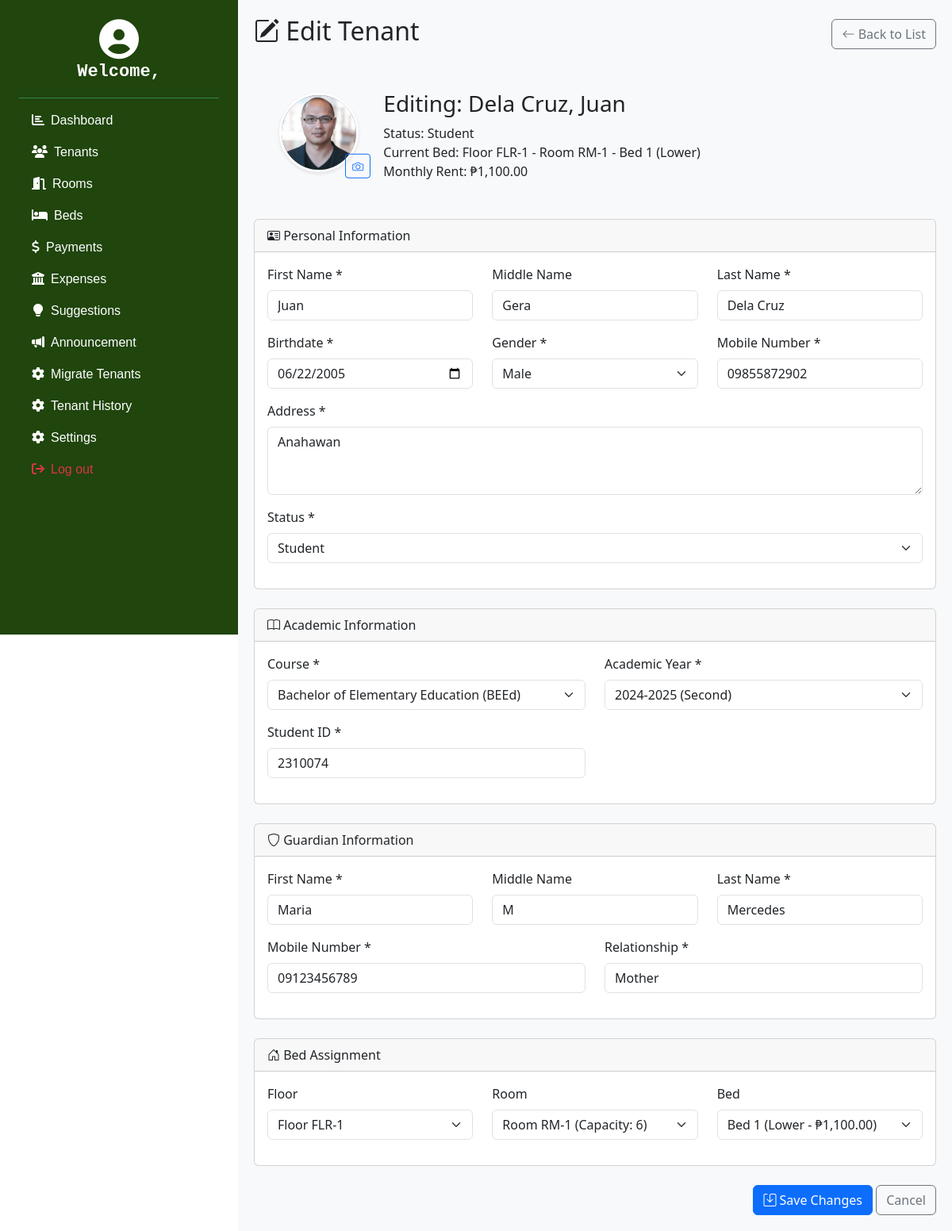
/admin/edit-tenant.php?id=1, run on the app's committed database.
### tables this page shows
CREATE TABLE `tenants` (
  `tenant_id` int(11) NOT NULL AUTO_INCREMENT,
  `academic_year_id` int(11) NOT NULL,
  `first_name` varchar(120) NOT NULL,
  `last_name` varchar(120) NOT NULL,
  `middle_name` varchar(120) DEFAULT NULL,
  `birthdate` date NOT NULL,
  `address` varchar(250) NOT NULL,
  `gender` enum('M','F') NOT NULL,
  `mobile_no` varchar(11) NOT NULL,
  `guardian_id` int(11) NOT NULL,
  `course_id` int(11) NOT NULL,
  `year_level` enum('1','2','3','4') NOT NULL,
  `tenant_type` enum('Student','Non-Student') DEFAULT NULL,
  `profile_picture` varchar(225) DEFAULT NULL,
  `student_id` varchar(20) NOT NULL DEFAULT 'Student',
  `is_student` tinyint(1) NOT NULL DEFAULT 1,
  `user_id` int(11) NOT NULL,
  `is_willing_to_continue` tinyint(1) NOT NULL DEFAULT 0,
  PRIMARY KEY (`tenant_id`),
  KEY `FK_guardians_TO_tenants` (`guardian_id`),
  KEY `FK_course_TO_tenants` (`course_id`),
  KEY `FK_academic_years_TO_tenants` (`academic_year_id`),
  KEY `fk_tenants_user` (`user_id`),
  CONSTRAINT `FK_academic_years_TO_tenants` FOREIGN KEY (`academic_year_id`) REFERENCES `academic_years` (`academic_year_id`),
  CONSTRAINT `FK_course_TO_tenants` FOREIGN KEY (`course_id`) REFERENCES `course` (`course_id`),
  CONSTRAINT `FK_guardians_TO_tenants` FOREIGN KEY (`guardian_id`) REFERENCES `guardians` (`guardian_id`),
  CONSTRAINT `fk_tenants_user` FOREIGN KEY (`user_id`) REFERENCES `users` (`user_id`) ON DELETE CASCADE ON UPDATE CASCADE
);

CREATE TABLE `floors` (
  `floor_id` int(11) NOT NULL AUTO_INCREMENT,
  `floor_no` varchar(10) DEFAULT NULL,
  PRIMARY KEY (`floor_id`)
);

CREATE TABLE `rooms` (
  `room_id` int(11) NOT NULL AUTO_INCREMENT,
  `room_no` varchar(10) DEFAULT NULL,
  `capacity` int(11) NOT NULL,
  `floor_id` int(11) NOT NULL,
  `room_image` varchar(255) DEFAULT NULL,
  PRIMARY KEY (`room_id`),
  KEY `FK_floors_TO_rooms` (`floor_id`),
  CONSTRAINT `FK_floors_TO_rooms` FOREIGN KEY (`floor_id`) REFERENCES `floors` (`floor_id`)
);

CREATE TABLE `beds` (
  `bed_id` int(11) NOT NULL AUTO_INCREMENT,
  `bed_no` int(11) NOT NULL,
  `status` enum('Vacant','Occupied') DEFAULT 'Vacant',
  `deck` enum('Upper','Lower') DEFAULT NULL,
  `monthly_rent` decimal(10,2) NOT NULL,
  `room_id` int(11) NOT NULL,
  `bed_type` enum('Single','Double') NOT NULL,
  PRIMARY KEY (`bed_id`),
  KEY `FK_rooms_TO_beds` (`room_id`),
  CONSTRAINT `FK_rooms_TO_beds` FOREIGN KEY (`room_id`) REFERENCES `rooms` (`room_id`)
);

CREATE TABLE `guardians` (
  `guardian_id` int(11) NOT NULL AUTO_INCREMENT,
  `last_name` varchar(120) NOT NULL,
  `first_name` varchar(120) NOT NULL,
  `middle_name` varchar(120) DEFAULT NULL,
  `mobile_no` varchar(11) NOT NULL,
  `relationship` varchar(50) NOT NULL,
  PRIMARY KEY (`guardian_id`)
);

### admin/edit-tenant.php (the view, shortened to what the rows shown need)
<?php
require_once '../connection/db.php';
$tenantId = (int)$_GET['id'];
$query = "SELECT t.*,
          c.course_id, c.course_code, c.course_description,
          g.guardian_id, g.first_name AS guardian_first_name, g.last_name AS guardian_last_name,
          g.middle_name AS guardian_middle_name, g.mobile_no AS guardian_mobile, g.relationship,
          a.academic_year_id, a.start_year, a.end_year, a.semester,
          b.bed_id, b.bed_no, b.deck, b.monthly_rent, b.status,
          r.room_id, r.room_no, r.capacity,
          fl.floor_id, fl.floor_no
          FROM tenants t
          LEFT JOIN course c ON t.course_id = c.course_id
          LEFT JOIN guardians g ON t.guardian_id = g.guardian_id
          LEFT JOIN academic_years a ON t.academic_year_id = a.academic_year_id
          LEFT JOIN boarding bd ON t.tenant_id = bd.tenant_id
          LEFT JOIN beds b ON bd.bed_id = b.bed_id
          LEFT JOIN rooms r ON b.room_id = r.room_id
          LEFT JOIN floors fl ON r.floor_id = fl.floor_id
          WHERE t.tenant_id = ?";
$stmt = $conn->prepare($query);
$stmt->bind_param('i', $tenantId);
$stmt->execute();
$result = $stmt->get_result();
$tenant = $result->fetch_assoc();
?>
<!DOCTYPE html>
<html lang="en">
<head>
    <link href="https://cdn.jsdelivr.net/npm/bootstrap@5.3.0/dist/css/bootstrap.min.css" rel="stylesheet">
    <link rel="stylesheet" href="https://cdn.jsdelivr.net/npm/bootstrap-icons@1.11.1/font/bootstrap-icons.css">
    <link rel="stylesheet" href="CSS/sidebar.css">
</head>
<body>
<div class="d-flex">
    <?php include 'includes/sidebar.php'; ?>
    <div class="main-content">
        <div class="d-flex justify-content-between align-items-center mb-4">
            <h2><i class="bi bi-pencil-square"></i> Edit Tenant</h2>
        </div>
        <div class="profile-header">
            <div class="row align-items-center">
                <div class="col-md-2 text-center">
                    <div class="position-relative">
                        <div class="tenant-photo mx-auto mb-2">
                            <?php if (!empty($tenant['profile_picture'])): ?>
                                <img src="../uploads/profiles/<?= htmlspecialchars($tenant['profile_picture']) ?>"
                                     alt="<?= htmlspecialchars($tenant['first_name'] . ' ' . $tenant['last_name']) ?>">
                            <?php else: ?>
                                <div class="d-flex align-items-center justify-content-center h-100">
                                    <?= strtoupper(substr($tenant['first_name'], 0, 1) . substr($tenant['last_name'], 0, 1)) ?>
                                </div>
                            <?php endif; ?>
                        </div>
                    </div>
                </div>
                <div class="col-md-10">
                    <h3>Editing: <?= htmlspecialchars($tenant['last_name'] . ', ' . $tenant['first_name']) ?></h3>
                    <p class="mb-0">Status: <?= $tenant['is_student'] ? 'Student' : 'Non-Student' ?></p>
                    <?php if ($tenant['bed_id']): ?>
                        <p class="mb-0">Current Bed: Floor <?= htmlspecialchars($tenant['floor_no']) ?> - Room <?= htmlspecialchars($tenant['room_no']) ?> - Bed <?= htmlspecialchars($tenant['bed_no']) ?> (<?= $tenant['deck'] ?>)</p>
                        <p class="mb-0">Monthly Rent: ₱<?= number_format($tenant['monthly_rent'], 2) ?></p>
                    <?php else: ?>
                        <p class="mb-0 text-danger">No bed assigned</p>
                    <?php endif; ?>
                </div>
            </div>
        </div>
        <form method="POST" class="needs-validation" novalidate>
            <div class="card mb-4">
                <div class="card-body">
                    <div class="row">
                        <div class="col-md-4 mb-3">
                            <label class="form-label">First Name *</label>
                            <input type="text" name="first_name" class="form-control"
                                   value="<?= htmlspecialchars($tenant['first_name']) ?>" required>
                        </div>
                        <div class="col-md-4 mb-3">
                            <label class="form-label">Middle Name</label>
                            <input type="text" name="middle_name" class="form-control"
                                   value="<?= htmlspecialchars($tenant['middle_name'] ?? '') ?>">
                        </div>
                        <div class="col-md-4 mb-3">
                            <label class="form-label">Last Name *</label>
                            <input type="text" name="last_name" class="form-control"
                                   value="<?= htmlspecialchars($tenant['last_name']) ?>" required>
                        </div>
                    </div>
                    <div class="row">
                        <div class="col-md-4 mb-3">
                            <label class="form-label">Birthdate *</label>
                            <input type="date" name="birthdate" class="form-control"
                                   value="<?= htmlspecialchars($tenant['birthdate']) ?>" required>
                        </div>
                        <div class="col-md-4 mb-3">
                            <label class="form-label">Gender *</label>
                            <select name="gender" class="form-select" required>
                                <option value="M" <?= $tenant['gender'] === 'M' ? 'selected' : '' ?>>Male</option>
                            </select>
                        </div>
                        <div class="col-md-4 mb-3">
                            <label class="form-label">Mobile Number *</label>
                            <input type="text" name="mobile_no" class="form-control"
                                   value="<?= htmlspecialchars($tenant['mobile_no']) ?>" required>
                        </div>
                    </div>
                    <div class="mb-3">
                        <label class="form-label">Address *</label>
                        <textarea name="address" class="form-control" rows="3" required><?= htmlspecialchars($tenant['address']) ?></textarea>
                    </div>
                    <div class="mb-3">
                        <label class="form-label">Status *</label>
                        <select name="is_student" id="isStudentSelect" class="form-select" required>
                            <option value="1" <?= $tenant['is_student'] ? 'selected' : '' ?>>Student</option>
                        </select>
                    </div>
                </div>
            </div>
            <div class="card mb-4 student-fields" id="studentFields" style="<?= $tenant['is_student'] ? '' : 'display: none;' ?>">
                <div class="card-body">
                    <div class="row">
                        <div class="col-md-6 mb-3">
                            <label class="form-label">Student ID *</label>
                            <input type="text" name="student_id" class="form-control" id="studentIdField"
                                   value="<?= htmlspecialchars($tenant['student_id'] ?? '') ?>" <?= $tenant['is_student'] ? 'required' : '' ?>>
                        </div>
                    </div>
                </div>
            </div>
            <div class="card mb-4">
                <div class="card-body">
                    <div class="row">
                        <div class="col-md-4 mb-3">
                            <label class="form-label">First Name *</label>
                            <input type="text" name="guardian_first_name" class="form-control"
                                   value="<?= htmlspecialchars($tenant['guardian_first_name']) ?>" required>
                        </div>
                        <div class="col-md-4 mb-3">
                            <label class="form-label">Middle Name</label>
                            <input type="text" name="guardian_middle_name" class="form-control"
                                   value="<?= htmlspecialchars($tenant['guardian_middle_name'] ?? '') ?>">
                        </div>
                        <div class="col-md-4 mb-3">
                            <label class="form-label">Last Name *</label>
                            <input type="text" name="guardian_last_name" class="form-control"
                                   value="<?= htmlspecialchars($tenant['guardian_last_name']) ?>" required>
                        </div>
                    </div>
                    <div class="row">
                        <div class="col-md-6 mb-3">
                            <label class="form-label">Mobile Number *</label>
                            <input type="text" name="guardian_mobile" class="form-control"
                                   value="<?= htmlspecialchars($tenant['guardian_mobile']) ?>" required>
                        </div>
                        <div class="col-md-6 mb-3">
                            <label class="form-label">Relationship *</label>
                            <input type="text" name="relationship" class="form-control"
                                   value="<?= htmlspecialchars($tenant['relationship']) ?>" required>
                        </div>
                    </div>
                </div>
            </div>
        </form>
    </div>
</div>
</body>
</html>

### data on the page
tenants: profile_picture (picture), last_name+first_name "Dela Cruz, Juan", floors.floor_no "FLR-1", rooms.room_no "RM-1", beds.bed_no "1", beds.deck "Lower", beds.monthly_rent "1,100.00", first_name "Juan", middle_name "Gera", last_name "Dela Cruz", birthdate "06/22/2005", gender "Male", mobile_no "09855872902", address "Anahawan", is_student "Student", student_id "2310074", guardian_first_name "Maria", guardian_middle_name "M", guardian_last_name "Mercedes", guardian_mobile "09123456789", relationship "Mother"

### other printed values
form field course_id "Bachelor of Elementary Education (BEEd)"
form field academic_year_id "2024-2025 (Second)"
